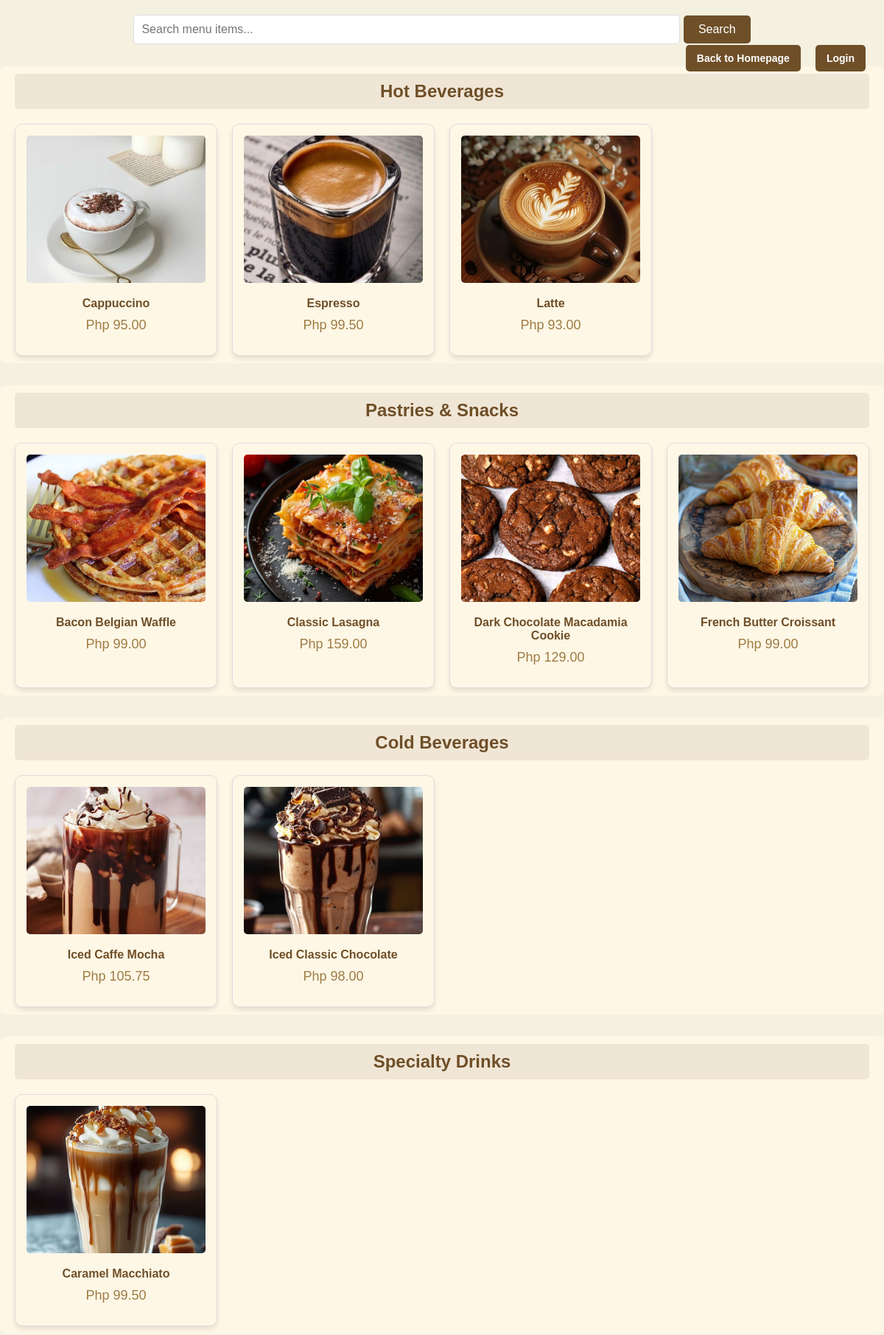
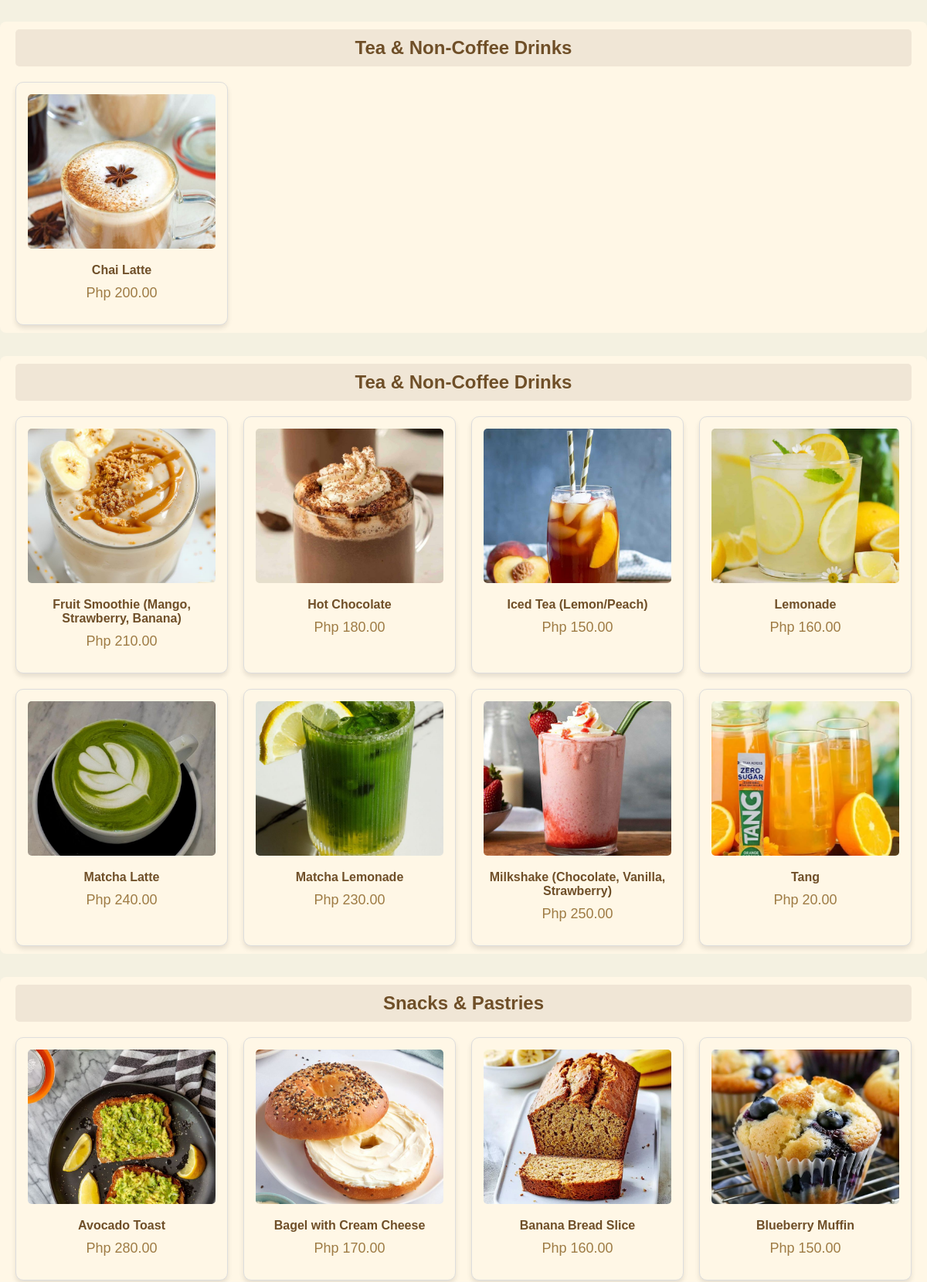
Page /MyProject/menuone.php (upper part) on the committed database (2 pictures, top to bottom).
### tables this page shows
CREATE TABLE `menu_items` (
  `item_id` int(11) NOT NULL,
  `item_name` varchar(255) NOT NULL,
  `item_category` varchar(100) NOT NULL,
  `item_desc` varchar(255) NOT NULL,
  `item_price` decimal(10,2) NOT NULL,
  `item_image` varchar(255) DEFAULT NULL
);

### MyProject/menuone.php (the view, shortened to what this page needs)
<?php
include 'db_config.php';
try {
    $stmt = $conn->query("SELECT DISTINCT item_category FROM menu_items");
    $categories = $stmt->fetchAll(PDO::FETCH_ASSOC);
    $itemsByCategory = [];
    foreach ($categories as $category) {
        $stmt = $conn->prepare("SELECT * FROM menu_items WHERE item_category = :category ORDER BY item_name");
        $stmt->bindParam(':category', $category['item_category']);
        $stmt->execute();
        $itemsByCategory[$category['item_category']] = $stmt->fetchAll(PDO::FETCH_ASSOC);
    }
} catch (PDOException $e) {
    echo "Error: " . $e->getMessage();
    exit();
}
include 'db_config.php';
$searchQuery = isset($_GET['search']) ? trim($_GET['search']) : '';
try {
    if (!empty($searchQuery)) {
        $stmt = $conn->prepare("
            SELECT * FROM menu_items
            WHERE item_name LIKE :search OR item_desc LIKE :search
            ORDER BY item_name
        ");
        $searchParam = '%' . $searchQuery . '%';
        $stmt->bindParam(':search', $searchParam);
        $stmt->execute();
        $searchResults = $stmt->fetchAll(PDO::FETCH_ASSOC);
    } else {
        $stmt = $conn->query("SELECT DISTINCT item_category FROM menu_items");
        $categories = $stmt->fetchAll(PDO::FETCH_ASSOC);
        $itemsByCategory = [];
        foreach ($categories as $category) {
            $stmt = $conn->prepare("SELECT * FROM menu_items WHERE item_category = :category ORDER BY item_name");
            $stmt->bindParam(':category', $category['item_category']);
            $stmt->execute();
            $itemsByCategory[$category['item_category']] = $stmt->fetchAll(PDO::FETCH_ASSOC);
        }
    }
} catch (PDOException $e) {
    echo "Error: " . $e->getMessage();
    exit();
}
?>
<!DOCTYPE html>
<html lang="en">
<head>
</head>
<body>
<?php
try {
    $stmt = $conn->query("SELECT DISTINCT item_category FROM menu_items");
    $categories = $stmt->fetchAll(PDO::FETCH_ASSOC);
    $itemsByCategory = [];
    foreach ($categories as $category) {
        $stmt = $conn->prepare("SELECT * FROM menu_items WHERE item_category = :category ORDER BY item_name");
        $stmt->bindParam(':category', $category['item_category']);
        $stmt->execute();
        $itemsByCategory[$category['item_category']] = $stmt->fetchAll(PDO::FETCH_ASSOC);
    }
} catch (PDOException $e) {
    echo "Error: " . $e->getMessage();
    exit();
}
?>
<!DOCTYPE html>
<html lang="en">
<head>
</head>
<div class="header-actions">
    <a href="lp.php" class="btn">Back to Homepage</a>
    <a href="loginform.php" class="btn">Login</a>
</div>
<div class="search-bar">
        <form action="" method="get">
            <input type="text" name="search" class="search-input" placeholder="Search menu items..." value="<?= htmlspecialchars($searchQuery) ?>">
            <button type="submit" class="search-btn">Search</button>
        </form>
    </div>
    <?php if (!empty($searchQuery)): ?>
        <div class="category-section">
            <div class="category-title">Search Results for "<?= htmlspecialchars($searchQuery) ?>"</div>
            <div class="grid-container">
                <?php if (!empty($searchResults)): ?>
                    <?php foreach ($searchResults as $item): ?>
                        <div class="grid-item" title="<?= htmlspecialchars($item['item_desc']) ?>">
                            <img src="images/<?= htmlspecialchars($item['item_image']) ?>" alt="<?= htmlspecialchars($item['item_name']) ?>">
                            <div class="item-name"><?= htmlspecialchars($item['item_name']) ?></div>
                            <div class="item-price">Php <?= number_format($item['item_price'], 2) ?></div>
                        </div>
                    <?php endforeach; ?>
                <?php else: ?>
                    <p style="text-align: center; color: #6f4f28;">No items found.</p>
                <?php endif; ?>
            </div>
        </div>
    <?php else: ?>
        <?php foreach ($itemsByCategory as $category_name => $menu_items): ?>
            <div class="category-section">
                <div class="category-title"><?= htmlspecialchars($category_name) ?></div>
                <div class="grid-container">
                    <?php foreach ($menu_items as $item): ?>
                        <div class="grid-item" title="<?= htmlspecialchars($item['item_desc']) ?>">
                            <img src="images/<?= htmlspecialchars($item['item_image']) ?>" alt="<?= htmlspecialchars($item['item_name']) ?>">
                            <div class="item-name"><?= htmlspecialchars($item['item_name']) ?></div>
                            <div class="item-price">Php <?= number_format($item['item_price'], 2) ?></div>
                        </div>
                    <?php endforeach; ?>
                </div>
            </div>
        <?php endforeach; ?>
    <?php endif; ?>
<body>
</body>
</html>

### MyProject/menuone.php (style rules this page uses)
body { font-family: Arial, sans-serif; margin: 0; padding: 0; background-color: #f4f1e1; }
.btn { text-decoration: none; padding: 10px 15px; color: white; background-color: #6f4f28; border-radius: 5px; margin: 5px; font-weight: bold; }
.category-section { margin-top: 30px; padding: 10px 20px; background-color: #fff7e6; border-radius: 8px; }
.category-title { font-size: 24px; color: #6f4f28; text-align: center; font-weight: bold; padding: 10px; background-color: #f0e6d6; border-radius: 5px; }
.grid-container { display: grid; grid-template-columns: repeat(auto-fill, minmax(250px, 1fr)); gap: 20px; margin-top: 20px; }
.grid-item { border: 1px solid #ddd; border-radius: 10px; background-color: #fff7e6; padding: 15px; box-shadow: 0 4px 6px rgba(0, 0, 0, 0.1); text-align: center; transition: box-shadow 0.3s ease; }
.grid-item img { width: 100%; height: 200px; object-fit: cover; border-radius: 5px; margin-bottom: 15px; }
.item-name { font-weight: bold; font-size: 16px; color: #6f4f28; margin-bottom: 10px; }
.item-price { color: #9e7b44; font-size: 18px; margin-bottom: 15px; }
.header-actions { position: absolute; top: 20px; right: 20px; margin-bottom:20px; display: flex; gap: 10px; margin-top: 3%; }
.btn { text-decoration: none; padding: 10px 15px; color: white; background-color: #6f4f28; border-radius: 5px; font-weight: bold; font-size: 14px; }
.search-bar { margin: 20px auto; text-align: center; }
.search-input { width: 60%; padding: 10px; border: 1px solid #ddd; border-radius: 5px; font-size: 16px; }
.search-btn { padding: 10px 20px; background-color: #6f4f28; color: white; border: none; border-radius: 5px; font-size: 16px; cursor: pointer; }

### rows in the picture
menu_items: item_image (picture), item_name "Cappuccino", item_price "95.00"
menu_items: item_image+item_name (picture), item_name "Espresso", item_price "99.50"
menu_items: item_image+item_name (picture), item_name "Latte", item_price "93.00"
menu_items: item_image (picture), item_name "Bacon Belgian Waffle", item_price "99.00"
menu_items: item_image (picture), item_name "Classic Lasagna", item_price "159.00"
menu_items: item_image (picture), item_name "Dark Chocolate Macadamia Cookie", item_price "129.00"
menu_items: item_image (picture), item_name "French Butter Croissant", item_price "99.00"
menu_items: item_image (picture), item_name "Iced Caffe Mocha", item_price "105.75"
menu_items: item_image (picture), item_name "Iced Classic Chocolate", item_price "98.00"
menu_items: item_image (picture), item_name "Caramel Macchiato", item_price "99.50"
menu_items: item_image (picture), item_name "Chai Latte", item_price "200.00"
menu_items: item_image (picture), item_name "Fruit Smoothie (Mango, Strawberry, Banana)", item_price "210.00"
menu_items: item_image (picture), item_name "Hot Chocolate", item_price "180.00"
menu_items: item_image (picture), item_name "Iced Tea (Lemon/Peach)", item_price "150.00"
menu_items: item_image (picture), item_name "Lemonade", item_price "160.00"
menu_items: item_image (picture), item_name "Matcha Latte", item_price "240.00"
menu_items: item_image (picture), item_name "Matcha Lemonade", item_price "230.00"
menu_items: item_image (picture), item_name "Milkshake (Chocolate, Vanilla, Strawberry)", item_price "250.00"
menu_items: item_image (picture), item_name "Tang", item_price "20.00"
menu_items: item_image (picture), item_name "Avocado Toast", item_price "280.00"
menu_items: item_image (picture), item_name "Bagel with Cream Cheese", item_price "170.00"
menu_items: item_image (picture), item_name "Banana Bread Slice", item_price "160.00"
menu_items: item_image (picture), item_name "Blueberry Muffin", item_price "150.00"

### other values in the picture
$category_name "Hot Beverages"
$category_name "Pastries & Snacks"
$category_name "Cold Beverages"
$category_name "Specialty Drinks"
$category_name "Tea & Non-Coffee Drinks"
$category_name "Snacks & Pastries"
